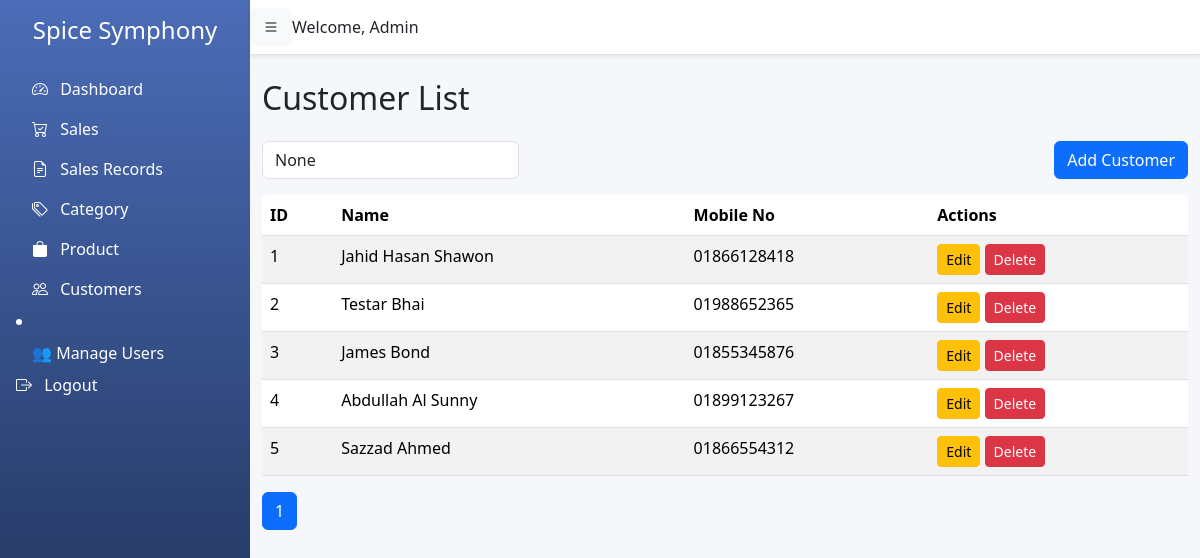
The app's page /customers/ (signed in), older data.
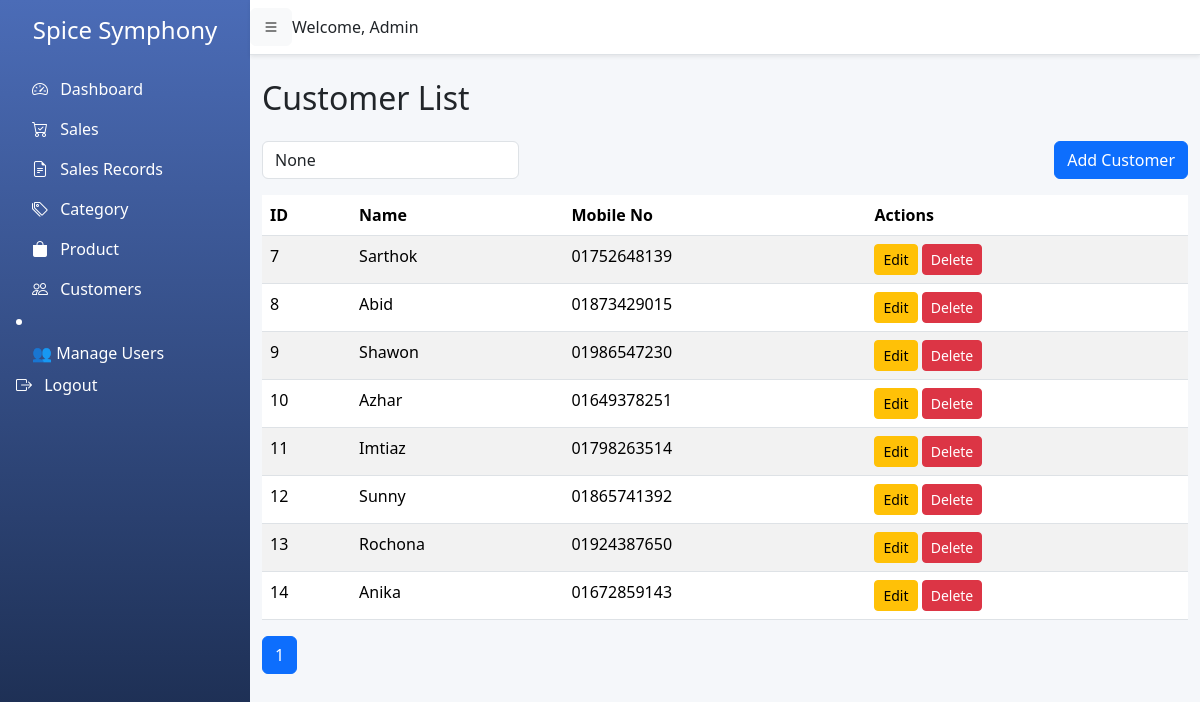
The same page, newer data.
### pos/models.py (models this page shows, shortened)
class Customer(models.Model):
    name = models.CharField(max_length=255)
    mobile_no = models.CharField(max_length=11, unique=True)
    created_at = models.DateTimeField(auto_now_add=True)
    updated_at = models.DateTimeField(auto_now=True)

### pos/views.py (the view)
# urls.py: path('customers/', views.customer_list, name='customer_list'),
@login_required
def customer_list(request):
    query = request.GET.get('q')
    if query:
        customers = Customer.objects.filter(name__icontains=query) | Customer.objects.filter(mobile_no__icontains=query)
    else:
        customers = Customer.objects.all()
    paginator = Paginator(customers, 10)  # 10 per page
    page_number = request.GET.get('page')
    page_obj = paginator.get_page(page_number)
    return render(request, 'pos/customer_list.html', {'page_obj': page_obj, 'query': query})

### pos/templates/pos/customer_list.html (shortened to what this page needs)
{% extends 'pos/base.html' %}
{% load static %}
{% block content %}
<h2 class="mb-4">Customer List</h2>
<div class="mb-3 d-flex justify-content-between">
    <form method="GET">
        <input type="text" name="q" class="form-control" placeholder="Search by name or mobile" value="{{ query }}">
    </form>
    <a href="{% url 'customer_add' %}" class="btn btn-primary">Add Customer</a>
</div>
<table class="table table-striped">
    <thead>
        <tr>
            <th>ID</th>
            <th>Name</th>
            <th>Mobile No</th>
            <th>Actions</th>
        </tr>
    </thead>
    <tbody>
        {% for customer in page_obj %}
        <tr>
            <td>{{ customer.id }}</td>
            <td>{{ customer.name }}</td>
            <td>{{ customer.mobile_no }}</td>
            <td>
                <a href="{% url 'customer_edit' customer.id %}" class="btn btn-sm btn-warning">Edit</a>
                <a href="{% url 'customer_delete' customer.id %}" class="btn btn-sm btn-danger">Delete</a>
            </td>
        </tr>
        {% empty %}
        <tr><td colspan="5" class="text-center">No customers found</td></tr>
        {% endfor %}
    </tbody>
</table>
<nav>
    <ul class="pagination">
        {% for num in page_obj.paginator.page_range %}
            {% if page_obj.number == num %}
                <li class="page-item active"><span class="page-link">{{ num }}</span></li>
            {% else %}
                <li class="page-item"><a class="page-link" href="?page={{ num }}{% if query %}&q={{ query }}{% endif %}">{{ num }}</a></li>
            {% endif %}
        {% endfor %}
    </ul>
</nav>
{% endblock %}

Row changes from the older to the newer data that the page shows:
removed Customer: id "1", name "Jahid Hasan Shawon", mobile_no "01866128418"
removed Customer: id "2", name "Testar Bhai", mobile_no "01988652365"
removed Customer: id "3", name "James Bond", mobile_no "01855345876"
removed Customer: id "4", name "Abdullah Al Sunny", mobile_no "01899123267"
removed Customer: id "5", name "Sazzad Ahmed", mobile_no "01866554312"
added Customer: id "7", name "Sarthok", mobile_no "01752648139"
added Customer: id "8", name "Abid", mobile_no "01873429015"
added Customer: id "9", name "Shawon", mobile_no "01986547230"
added Customer: id "10", name "Azhar", mobile_no "01649378251"
added Customer: id "11", name "Imtiaz", mobile_no "01798263514"
added Customer: id "12", name "Sunny", mobile_no "01865741392"
added Customer: id "13", name "Rochona", mobile_no "01924387650"
added Customer: id "14", name "Anika", mobile_no "01672859143"
